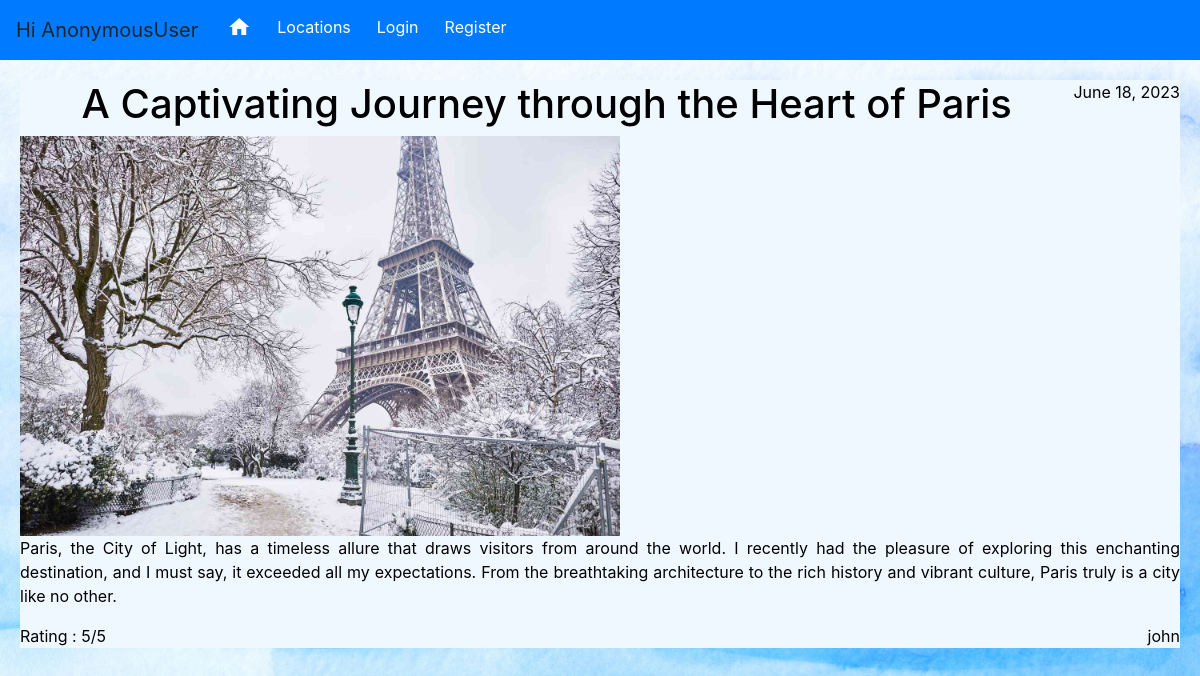
/detail/22/, run on the app's committed database.
### base/models.py (models this page shows)
class Review(models.Model):
    user = models.ForeignKey(User, on_delete=models.CASCADE, null=True,blank=True)
    title  = models.CharField(max_length=200)
    description = models.TextField(null=True,blank=True)
    location = models.CharField(max_length=200)
    public = models.BooleanField(default=True)
    date  = models.DateField(auto_now_add=True)
    rating = models.SmallIntegerField(default=1,validators=[MinValueValidator(0),MaxValueValidator(5)])
    image = models.ImageField(upload_to="reviews")
    def __str__(self):
        return self.title
    class Meta:
        ordering = ['date']

### base/views.py (the view)
# urls.py: path('detail/<int:pk>/',views.ReviewDetail.as_view(), name= 'detail'),
class ReviewDetail(DetailView):
    model = Review
    context_object_name = 'review'

### base/templates/base/review_detail.html
{% extends 'base/mainbase.html' %}
{% block main %}
<div class="review-detail">
<p style="float: right;"> {{review.date}}</p>
<h1>{{review}}</h1>
{% load static %}
<img width="600px" src="{{ review.image.url  }}" alt="My image">
<p>{{review.description}}</p>
<p style="float: right;"> {{review.user}}</p>
<p>Rating : {{review.rating}}/5</p>
</div>
{% endblock%}

### base/templates/base/mainbase.html (style rules this page uses)
* { list-style: none; }
h1, h2, h3, h4, h5, h6 { text-align: center; }
.review-detail { text-align: justify; background-color: aliceblue; }
.bg-image { background-image: url('/static/base/images/background.jpg'); background-repeat: repeat; background-size: cover; }

### data on the page
Review: date "June 18, 2023", title "A Captivating Journey through the Heart of Paris", image (picture), description "Paris, the City of Light, has a timeless allure that draws visitors from around the world. I recently had the pleasure of exploring this enchanting destination, and I must say, it exceeded all my expectations. From the breathtaking architecture to the rich history and vibrant culture, Paris truly is a city like no other.", user "john", rating "5"

### other printed values
{{ user }} "AnonymousUser"
